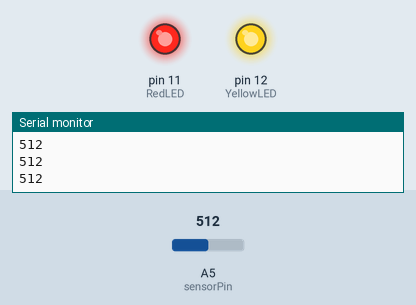
The sketch below on a simulated Arduino Uno, built with avr-gcc and run on an emulated ATmega328P. On the bench: output pins drawn as LEDs (lit = HIGH), the last lines printed to the serial monitor. Inputs (shaded band) come from the test bench; at power-on: A5 (sensorPin) = 512.

Above: at 1.2 s.
1.3 s: A5 (sensorPin) set to 263
2.8 s: A5 (sensorPin) set to 231
At 3.6 s:
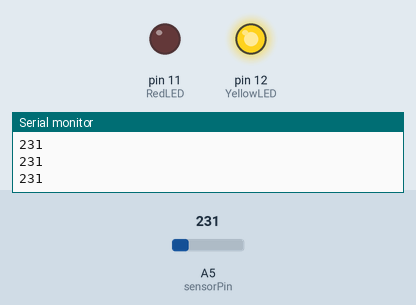
4.3 s: A5 (sensorPin) set to 255
At 5.5 s:
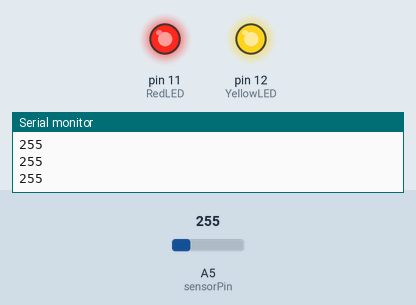
5.8 s: A5 (sensorPin) set to 235
At 6.7 s:
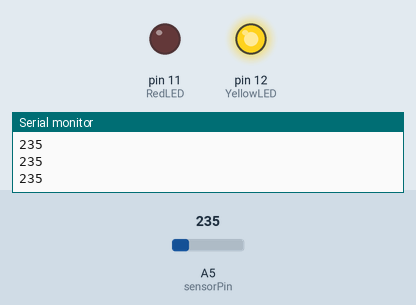
Timing chart, 0 to 8.3 s (numbered marks = the images above; inputs shaded):
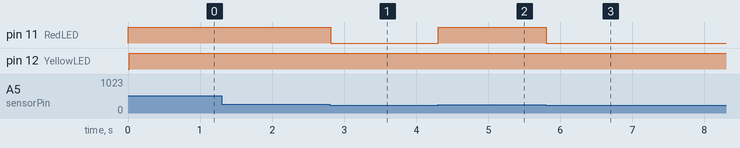

The sketch:

sound.ino
```cpp
//SOUND MONITOR for the classroom

int sensorPin = 5;    //Microphone Sensor Pin
int YellowLED = 12;
int RedLED = 11;
int sensorValue = 0;

void setup() {
  pinMode(YellowLED, OUTPUT);
 pinMode(RedLED, OUTPUT);
Serial.begin(9600);
}

void loop() {
  // read the value from the sensor:
  sensorValue = analogRead(sensorPin);
 Serial.println(sensorValue);

   if (sensorValue>245){  //The 'silence' sensor value is 509-511
    digitalWrite(RedLED, HIGH);
    delay(15);            // The red LEDs stay on for 2 seconds
} else {
    digitalWrite(RedLED, LOW);
}

 /* If you feel that the sensor values on the serial monitor
 are going by too quickly for you to read, you can make it
 so that the values only show up on the serial monitor
 if you make a noise.  You can replace
 Serial.println(sensorValue);
  with:
 if (sensorValue < 509){
   Serial.println(sensorValue);
 }

 */

  digitalWrite(YellowLED, HIGH);  //Yellow is always on.


}
```

Measured:
- the behaviour switches between 246 and 245 on A5 (sensorPin) (found by bisection; images 0 and 1)
- after the input at 2.8 s, pin 11 (RedLED): HIGH → LOW at once
- after the input at 4.3 s, pin 11 (RedLED): LOW → HIGH at once
- after the input at 5.8 s, pin 11 (RedLED): HIGH → LOW at once
